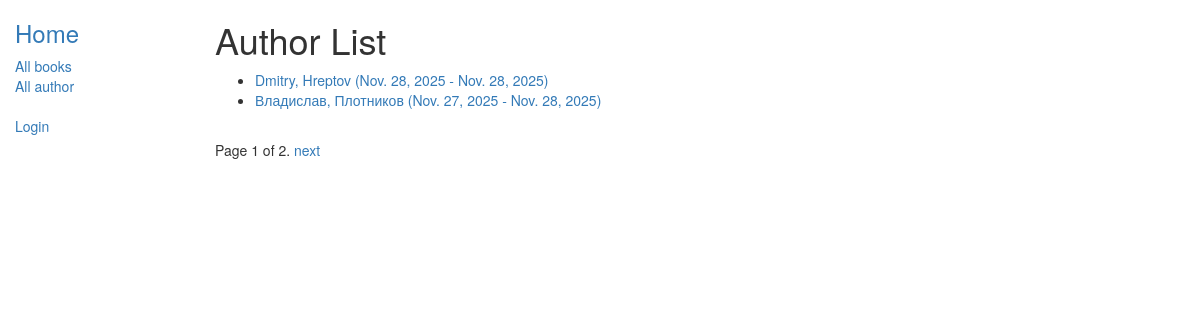
/catalog/author/, run on the app's committed database.
### catalog/models.py (models this page shows, shortened)
class Author(models.Model):
    first_name = models.CharField(max_length=100)
    last_name = models.CharField(max_length=100)
    date_of_birth = models.DateField(null=True, blank=True)
    date_of_death = models.DateField('Died', null=True, blank=True)
    def get_absolute_url(self):
        return reverse('author-detail', args=[str(self.id)])

### catalog/views.py (the view)
# urls.py: path('author/', views.AuthorListView.as_view(), name='author'),
class AuthorListView(generic.ListView):
    model = Author
    paginate_by = 2

### catalog/templates/catalog/author_list.html (shortened to what this page needs)
{% extends "base_generic.html" %}
{% block content %}
    <h1>Author List
    </h1>
    {% if author_list %}
    <ul>
      {% for author in author_list %}
      <li>
        <a href="{{ author.get_absolute_url }}">{{ author.first_name }}, {{author.last_name}} ({{author.date_of_birth}} - {{author.date_of_death}})</a>
      </li>
      {% endfor %}
    </ul>
    {% else %}
      <p>There are no authors here yet.</p>
    {% endif %}
{% endblock %}

### data on the page
Author: first_name "Dmitry", last_name "Hreptov", date_of_birth "Nov. 28, 2025", date_of_death "Nov. 28, 2025"
Author: first_name "Владислав", last_name "Плотников", date_of_birth "Nov. 27, 2025", date_of_death "Nov. 28, 2025"

### other printed values
{{ page_obj.number }} "1"
{{ page_obj.paginator.num_pages }} "2"
